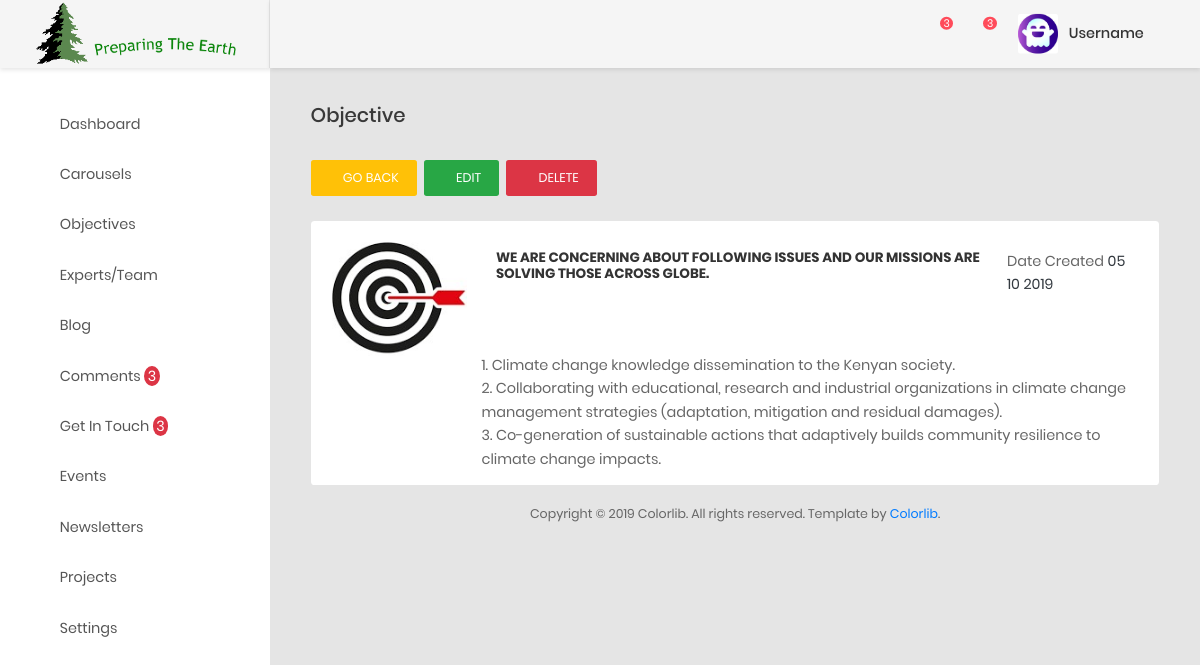
/ccsbadmin/specificobjectives/4, run on the app's committed database.
### ccsbadmin/models.py (models this page shows, shortened)
class Objective(models.Model):
    objective_title = models.CharField(max_length=150, null=False, blank=False)
    objective_description = models.TextField()
    created_at = models.DateTimeField(auto_now_add=True)
    updated_at = models.DateTimeField(auto_now=True)

### ccsbadmin/views.py (the view)
# urls.py: path('specificobjectives/<int:objective_id>', views.specificObjectives, name='specificObjectives'),
def specificObjectives(request, objective_id):
    objective = Objective.objects.filter(id=objective_id).first()
    context ={
        'title':objective.objective_title,
        'objective': objective,
    }
    return render(request, 'objectives/viewobjective.html', context)

### ccsbadmin/templatetags/callmethod.py (called while the page is built)
@register.filter(name='comments')
def comments(request):
    comments = Comment.objects.filter(status="UNREAD").order_by("-created_at")
    if comments is not None:
        return comments
    return False

@register.filter(name='get_intouch')
def get_intouch(request):
    getintouchs = GetInTouch.objects.filter(status="UNREAD").order_by("-created_at")
    if getintouchs  is not None:
        return getintouchs
    return False

@register.filter(name='comment_unread_count')
def comment_unread_count(request):
    unread_comments = Comment.objects.filter(status="UNREAD").count()
    if unread_comments is not None:
        return unread_comments
    return False

@register.filter(name='getintouch_unread_count')
def getintouch_unread_count(request):
    getintouch_unread_count = GetInTouch.objects.filter(status="UNREAD").count()
    if getintouch_unread_count is not None:
        return getintouch_unread_count
    return False

### ccsbadmin/templates/objectives/viewobjective.html (shortened to what this page needs)
{% extends "aahome/aalayout.html" %}
{% load static %}
    {% block links %}
        <link type="text/css" rel="stylesheet" href="https://cdn.datatables.net/1.10.18/css/dataTables.bootstrap.min.css">
        <link type="text/css" href="https://cdnjs.cloudflare.com/ajax/libs/bootstrap-select/1.10.0/css/bootstrap-select.min.css" rel="stylesheet" />
        <link rel="stylesheet" href="https://cdn.jsdelivr.net/npm/bootstrap-select@1.13.9/dist/css/bootstrap-select.min.css">
    {% endblock links %}
{% block content %}
            <div class="main-content">
                <div class="section__content section__content--p30">
                    <div class="container-fluid">
                        <div class="row">
                            <div class="col-md-12">
                                <h3 class="title-5 m-b-35">Objective</h3>
                                <div class="table-data__tool">
                                    <div class="table-data__tool-right">
                                        <a href="{% url 'CCSBADMIN:viewObjectives' %}"  class="mr-1 au-btn au-btn-icon btn-warning au-btn--small">
                                            <i class="fa fa-arrow-left" ></i>go back
                                        </a>
                                        <a data-toggle="modal" data-target="#ee{{ objective.id }}" href="#"  class=" mr-1 au-btn au-btn-icon btn-success au-btn--small">
                                            <i class="fa fa-pencil-alt" ></i>Edit
                                        </a>
                                        <a data-toggle="modal" data-target="#dd{{ objective.id }}" href="#"  class=" mr-1 au-btn au-btn-icon btn-danger au-btn--small">
                                            <i class="fa fa-trash" ></i>Delete
                                        </a>
                                    </div>
                                </div>
                                <div class="table-responsive table-responsive-data2">
                                    <div class="media bg-white rounded p-3">
                                        <div class="d-flex flex-column ">
                                            <img src='{% static 'images/objectives.jpg' %}' class="align-self-start mr-3" alt="...">
                                        </div>
                                      <div class="media-body">
                                          <div class="d-flex mb-5 p-3">
                                              <h5 class="mt-0 ">{{ objective.objective_title }}</h5>
                                              <span class=" ml-auto ">Date Created <span class="text-dark">{{ objective.created_at|date:'d m Y' }}</span></span>
                                          </div>
                                        <p class="text-muted">{{ objective.objective_description|safe|escape }}</p>
                                      </div>
                                    </div>
                                </div>
                            </div>
                        </div>
                        <div class="row">
                            <div class="col-md-12">
                                <div class="copyright">
                                    <p>Copyright © <script> var date = new Date(); var yr = date.getFullYear(); document.write(yr);</script> Colorlib. All rights reserved. Template by <a href="https://colorlib.com">Colorlib</a>.</p>
                                </div>
                            </div>
                        </div>
                    </div>
                </div>
            </div>
{% endblock content %}

### data on the page
Objective: objective_title "WE ARE CONCERNING ABOUT FOLLOWING ISSUES AND OUR MISSIONS ARE SOLVING THOSE ACROSS GLOBE.", created_at "05 10 2019", objective_description "1. Climate change knowledge dissemination to the Kenyan society. 2. Collaborating with educational, research and industrial organizations in climate change management strategies (adaptation, mitigation and residual damages). 3. Co-generation of sustainable actions that adaptively builds community resilience to climate change impacts."

### other printed values
{{ request|comment_unread_count }} "3"
{{ request|getintouch_unread_count }} "3"
